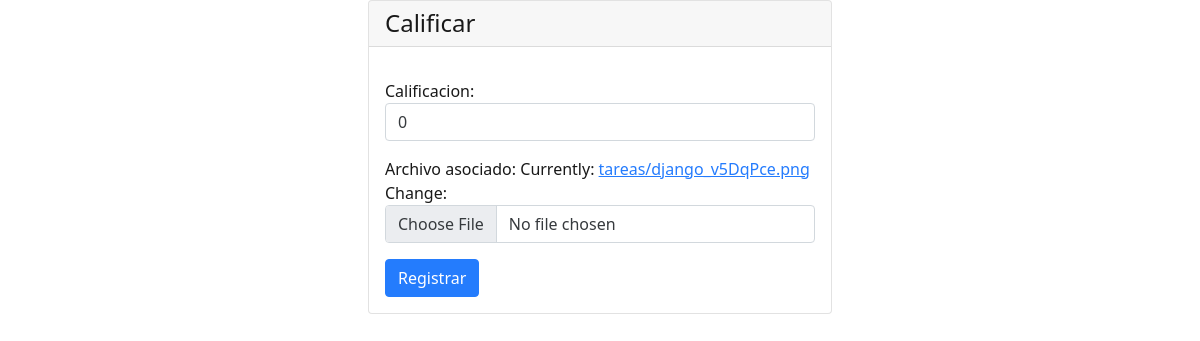
The app's page /calificar/tarea/4 (signed in), older data.
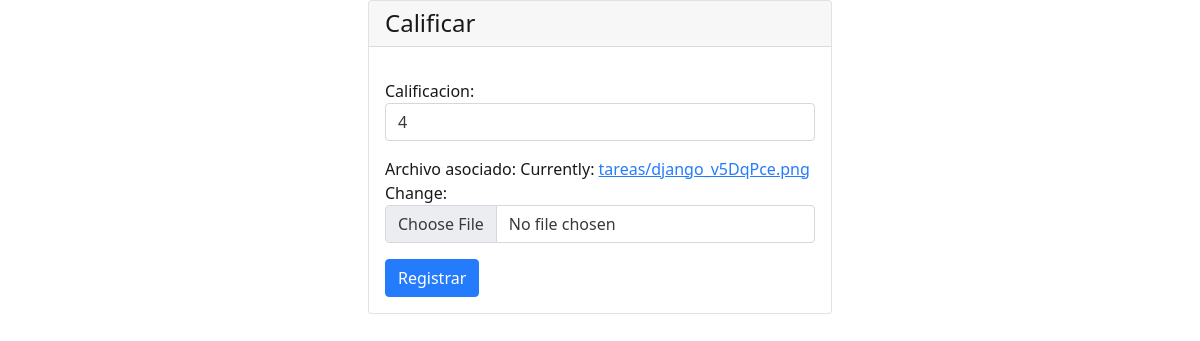
The same page, newer data.
### sistema_calificacion/models.py (models this page shows, shortened)
class EntregaTareas(models.Model):
    codigo_tarea = models.BigAutoField(primary_key=True)
    tarea = models.ForeignKey(Tareas, on_delete=models.CASCADE, default=1)
    alumno = models.ForeignKey(UserApp, on_delete=models.CASCADE, default=4)
    calificacion = models.IntegerField(default=0)
    archivo_asociado = models.FileField(upload_to='./tareas')
    fecha_de_subida = models.DateTimeField(null=True)

### sistema_calificacion/views.py (the view, shortened to what this page needs)
# urls.py: path('calificar/tarea/<int:pk>',ViewCalificarTarea.as_view(),name='calificar'),
class ViewCalificarTarea(UserPassesTestMixin, LoginRequiredMixin, UpdateView):
    form_class = FormCalificarTarea
    model = EntregaTareas
    template_name = 'create_update.html'
    def test_func(self):
        return self.request.user.userapp.rol_teacher.id_rol == 3
    def get_form_kwargs(self):
        kwargs = super().get_form_kwargs()
        kwargs['pk'] = self.kwargs['pk']
        return kwargs
    def get_context_data(self, **kwargs):
        context = super(ViewCalificarTarea, self).get_context_data(**kwargs)
        context['title'] = f'Calificar'
        context['is_valid'] = True
        return context

### sistema_calificacion/forms.py (shortened to what this page needs)
class FormCalificarTarea(forms.ModelForm):
    class Meta:
        model = EntregaTareas
        fields = ('calificacion', 'archivo_asociado')
    def __init__(self, *args, **kwargs):
        self.identifier = kwargs.pop('pk')
        super(FormCalificarTarea, self).__init__(*args, **kwargs)
        for visible in self.visible_fields():
            visible.field.widget.attrs['class'] = 'form-control'

### sistema_calificacion/Templates/create_update.html (shortened to what this page needs)
{%extends "base.html"%}
{%block content%}
{%load static%}
<div class="card text-black mb-3 mx-auto" style="width: 29rem;opacity:0.9">
    <h4 class="card-header">
      {{title}}
    </h4>
    <div class="card-body">
        <form action="" class="was-validate" method="post" enctype="multipart/form-data">
            {{form.as_p}}
            {%if is_valid %}
            <button class="btn btn-primary" type="submit"> Registrar</button>
            {%else%}
            <div class="alert alert-warning">Ya se ha subido un archivo </div>
            <button class="btn btn-dark" disabled="true" type="submit"> Registrar</button>
            {%endif%}
        </form>
    </div>
</div>
{%endblock%}

Row changes from the older to the newer data that the page shows:
changed EntregaTareas: calificacion "0" → "4"
